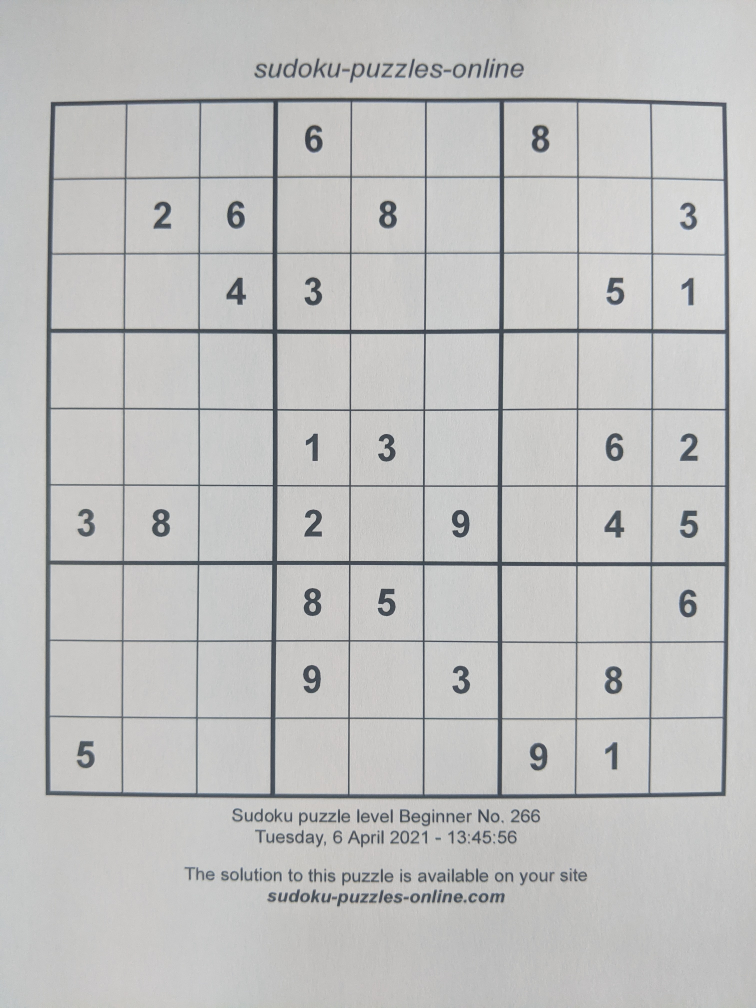
#> input picture datasets/antrenare/clasic/02.jpg, 3024 x 4032 px (shown at 1/4 size)
$ python -i utils.py   (imports and definitions only)
#> lines starting #> are read from the running program, lines starting #| are printed output that depends on the picture; after the words box and inside, x2 and y2 are one past the last pixel; in counts of white or black regions, pixels touching at a corner belong together
#> further down, picture is the input picture: shape (4032, 3024, 3); mean B, G, R 191.9, 192.5, 192.3
import cv2 as cv
import numpy as np

# [4 lines left out: function show_image, not called in this run]

def normalize(img):
    noise = cv.dilate(img, np.ones((7,7),np.uint8))
    blur = cv.medianBlur(noise, 21)
    res = 255 - cv.absdiff(img, blur)
    no_shdw = cv.normalize(res,None, alpha=0, beta=255, norm_type=cv.NORM_MINMAX)
    return no_shdw

def preprocess_image(image):
    image = cv.cvtColor(image, cv.COLOR_BGR2GRAY)

    normalized = normalize(image)

    image_m_blur = cv.medianBlur(normalized, 3)
    # kernel_size = 3

    image_g_blur = cv.GaussianBlur(image_m_blur, (0, 0), 7)
    # kernel_size = (0, 0) (if it s 0, it s computed from sigma)
    # std_deviation = 5

    image_sharpened = cv.addWeighted(image_m_blur, 1.9, image_g_blur, -0.9, 0)
    # last arg = scalar added to each sum

    _, thresh = cv.threshold(image_sharpened, 180, 255, cv.THRESH_BINARY)
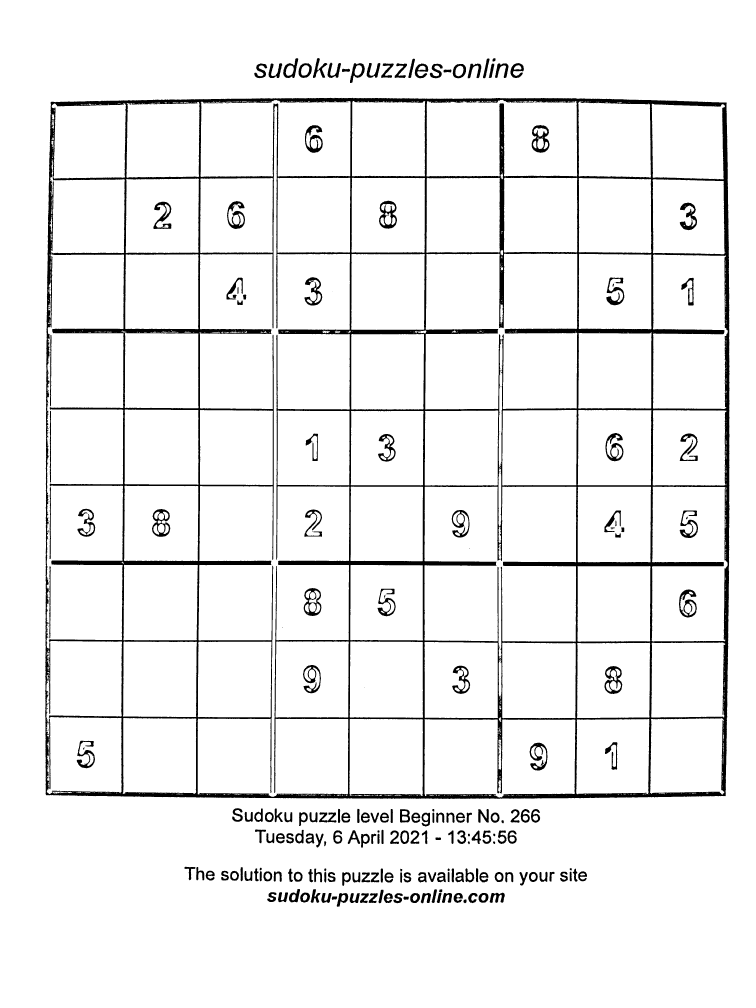
#> thresh: shape (4032, 3024) (shown at 1/4 size); 94% white; 325 black regions (120 under 20 px), largest, box (x1, y1, x2, y2) and area: (181, 391, 2918, 3196) 527777, (2127, 500, 2198, 611) 3597, (1516, 803, 1588, 915) 3483
    # [8 lines of commented-out code are left out]

    kernel = np.ones((4, 4), np.uint8)

    eroded = cv.erode(thresh, kernel)
#> eroded: shape (4032, 3024); 91.5% white; 197 black regions (1 under 20 px), largest, box (x1, y1, x2, y2) and area: (180, 390, 2920, 3198) 740137, (1515, 802, 1590, 917) 5140, (2126, 499, 2200, 613) 5126

    # I also applied the Sobel filter to get a look
    sobelX = cv.Sobel(eroded, ddepth=cv.CV_32F, dx=1, dy=0)
    sobelY = cv.Sobel(eroded, ddepth=cv.CV_32F, dx=0, dy=1)
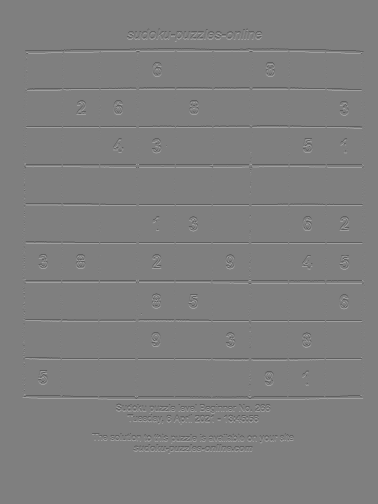
#> sobelY: shape (4032, 3024) float32 (shown at 1/8 size); min -1020, max 1020, mean 0; drawn with min black and max white
    sobelX = cv.convertScaleAbs(sobelX)
#> sobelX: shape (4032, 3024); 2.2% white in thin lines or dots, all inside (x1, y1, x2, y2) = (179, 230, 2921, 3630)
    sobelY = cv.convertScaleAbs(sobelY)
    # combine the gradient representations into a single image
    sobel = cv.addWeighted(sobelX, 0.5, sobelY, 0.5, 0)
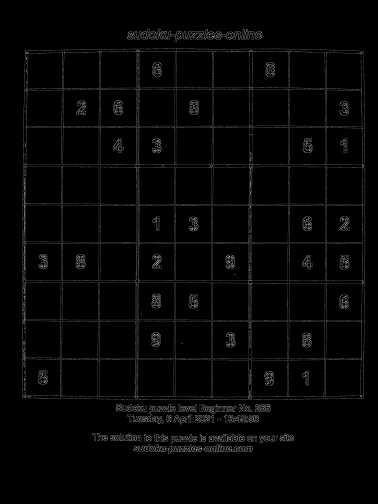
#> sobel: shape (4032, 3024) (shown at 1/8 size); min 0, max 255, mean 5.2
    # just to take a look at the gradients
    # print(labels)

    edges = cv.Canny(eroded, 20, 150)
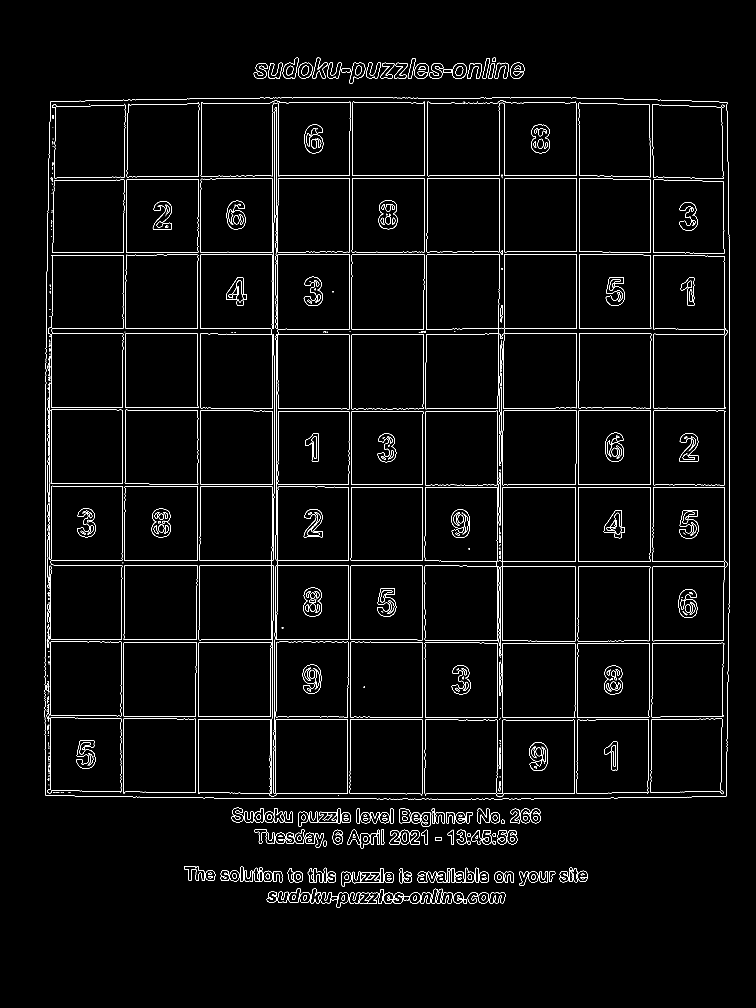
#> edges: shape (4032, 3024) (shown at 1/4 size); 1.4% white in thin lines or dots, all inside (x1, y1, x2, y2) = (179, 230, 2920, 3629)
    # [12 lines of commented-out code are left out]

    contours, _ = cv.findContours(
        edges,  cv.RETR_EXTERNAL, cv.CHAIN_APPROX_SIMPLE)
#> contours = 495 contours, 287 with area under 20; largest, box (x1, y1, x2, y2) and area: (792, 428, 1399, 3186) 874432, (1699, 1948, 2304, 2565) 345904, (1702, 1016, 2308, 1637) 345892, (2608, 1948, 2909, 2565) 169410, (803, 402, 1401, 706) 166582

    max_area = 0

    for i in range(len(contours)):
        if(len(contours[i]) > 3):
            possible_top_left = None
            possible_bottom_right = None
            for point in contours[i].squeeze():
                if possible_top_left is None or point[0] + point[1] < possible_top_left[0] + possible_top_left[1]:
                    possible_top_left = point

                if possible_bottom_right is None or point[0] + point[1] > possible_bottom_right[0] + possible_bottom_right[1]:
                    possible_bottom_right = point

            diff = np.diff(contours[i].squeeze(), axis=1)
            possible_top_right = contours[i].squeeze()[np.argmin(diff)]
            possible_bottom_left = contours[i].squeeze()[np.argmax(diff)]
            if cv.contourArea(np.array([[possible_top_left], [possible_top_right], [possible_bottom_right], [possible_bottom_left]])) > max_area:
                max_area = cv.contourArea(np.array([[possible_top_left], [possible_top_right], [
                                          possible_bottom_right], [possible_bottom_left]]))
                top_left = possible_top_left
                bottom_right = possible_bottom_right
                top_right = possible_top_right
                bottom_left = possible_bottom_left
#> this loop made 495 passes
#> (max_area, top_left, bottom_right, top_right, bottom_left) on passes 2, 5, 7, 11, 12, 16, 17: (175, [1855, 3598], [1865, 3613], [1867, 3597], [1853, 3611]), (296, [1615, 3585], [1634, 3600], [1636, 3585], [1613, 3598]), (303, [1328, 3585], [1348, 3598], [1350, 3585], [1328, 3601]), (1049.5, [1584, 3573], [1605, 3610], [1612, 3576], [1574, 3609]), (1272.5, [1480, 3573], [1505, 3613], [1512, 3572], [1474, 3613]), (1397.5, [1775, 3571], [1804, 3612], [1809, 3574], [1767, 3611]), (1400, [1691, 3571], [1719, 3613], [1724, 3574], [1682, 3611])
#> after the loop, bottom_left = [183, 3182]; bottom_right = [2903, 3186]; max_area = 7531300; top_left = [203, 406]; top_right = [2908, 409]

    # [7 lines of commented-out code are left out]

    corners = np.asarray([top_left, top_right, bottom_left, bottom_right], dtype="float32")
#> corners = [[203, 406], [2908, 409], [183, 3182], [2903, 3186]]
    return corners

def detect_sudoku(img):
    corners = preprocess_image(img.copy())
    top_left, top_right, bottom_left, bottom_right = corners
#> top_left = [203, 406]; top_right = [2908, 409]; bottom_left = [183, 3182]; bottom_right = [2903, 3186]

    # calculating the length of each edge and picking the maximum
    # width and height
    width_bottom = np.sqrt(((bottom_right[0] - bottom_left[0])
                            ** 2) + ((bottom_right[1] - bottom_left[1]) ** 2))
#> width_bottom = 2720
    width_top = np.sqrt(((top_right[0] - top_left[0]) ** 2) +
                        ((top_right[1] - top_left[1]) ** 2))
#> width_top = 2705
    width = max(int(width_top), int(width_bottom))
#> width = 2720

    height_right = np.sqrt(((top_right[0] - bottom_right[0]) ** 2) +
                           ((top_right[1] - bottom_right[1]) ** 2))
#> height_right = 2777
    height_left = np.sqrt(((top_left[0] - bottom_left[0]) ** 2) +
                          ((top_left[1] - bottom_left[1]) ** 2))
#> height_left = 2776.1
    height = max(int(height_left), int(height_right))
#> height = 2777

    dimensions = np.array([[0, 0], [width - 1, 0], [0, height - 1],
                          [width - 1, height - 1]], dtype="float32")
#> dimensions = [[0, 0], [2719, 0], [0, 2776], [2719, 2776]]

    transform = cv.getPerspectiveTransform(corners, dimensions)
#> transform = [[1.01, 0.00725, -207.2], [-0.00112, 1.01, -408.4], [1.28e-07, 2e-06, 1]]
    return cv.warpPerspective(img, transform, (width, height))
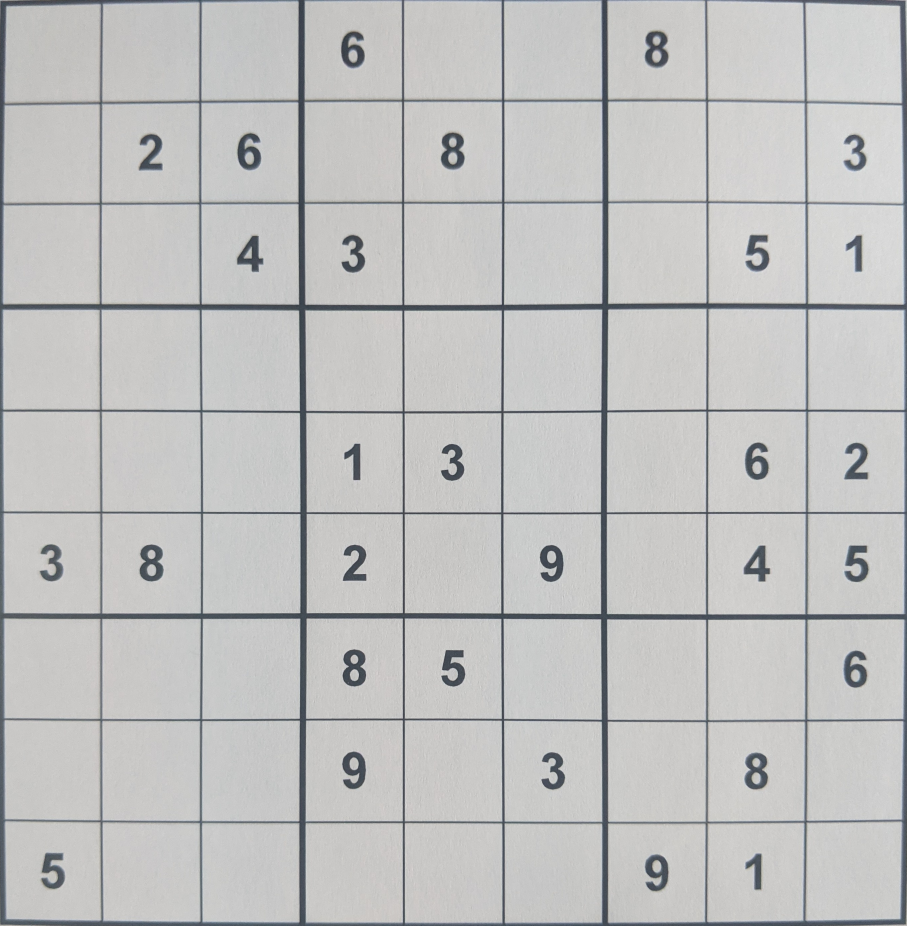
#> returned value: shape (2777, 2720, 3) (shown at 1/3 size); mean of channels 0, 1, 2 192.1, 192.6, 192.3; drawn as B, G, R

# [66 lines left out: functions extract_cells, sobel_gradients, get_binary_labels, get_digit_labels, not called in this run]

>>> import cv2
>>> picture = cv2.imread('../datasets/antrenare/clasic/02.jpg')
>>> result = detect_sudoku(picture)

$ run again, on datasets/antrenare/clasic/03.jpg
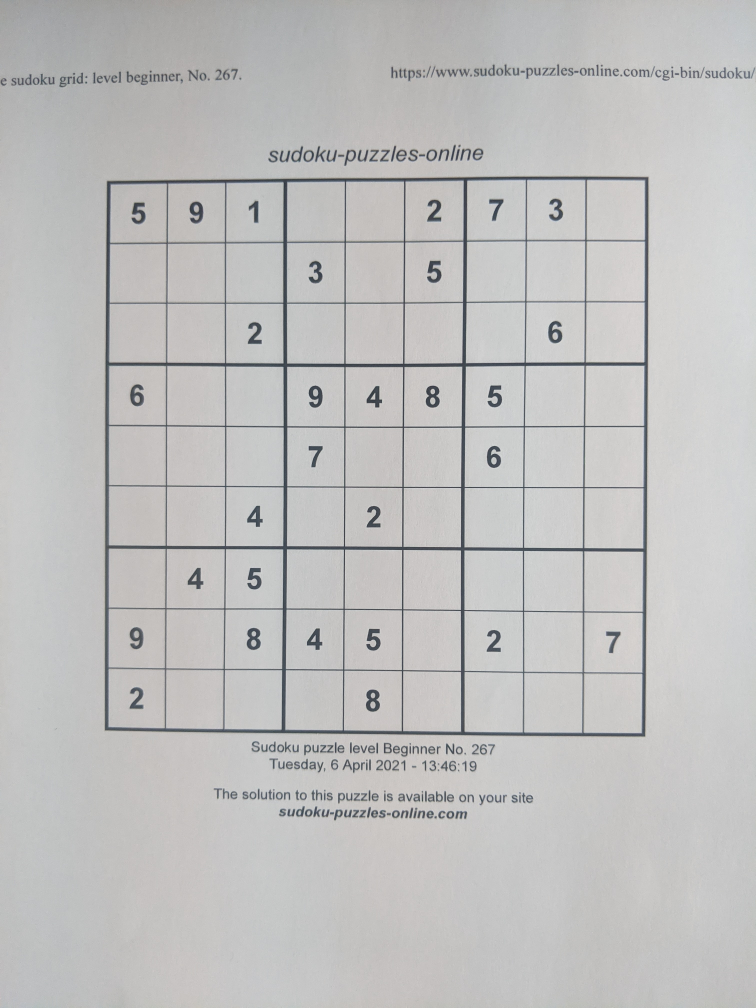
#> input picture datasets/antrenare/clasic/03.jpg, 3024 x 4032 px (shown at 1/4 size)
#> picture is the input picture: shape (4032, 3024, 3); mean B, G, R 190.7, 191.2, 191.6
#> in preprocess_image, `_, thresh = cv.threshold(image_sharpened, 180, 255, cv.THRESH_BINARY)`:
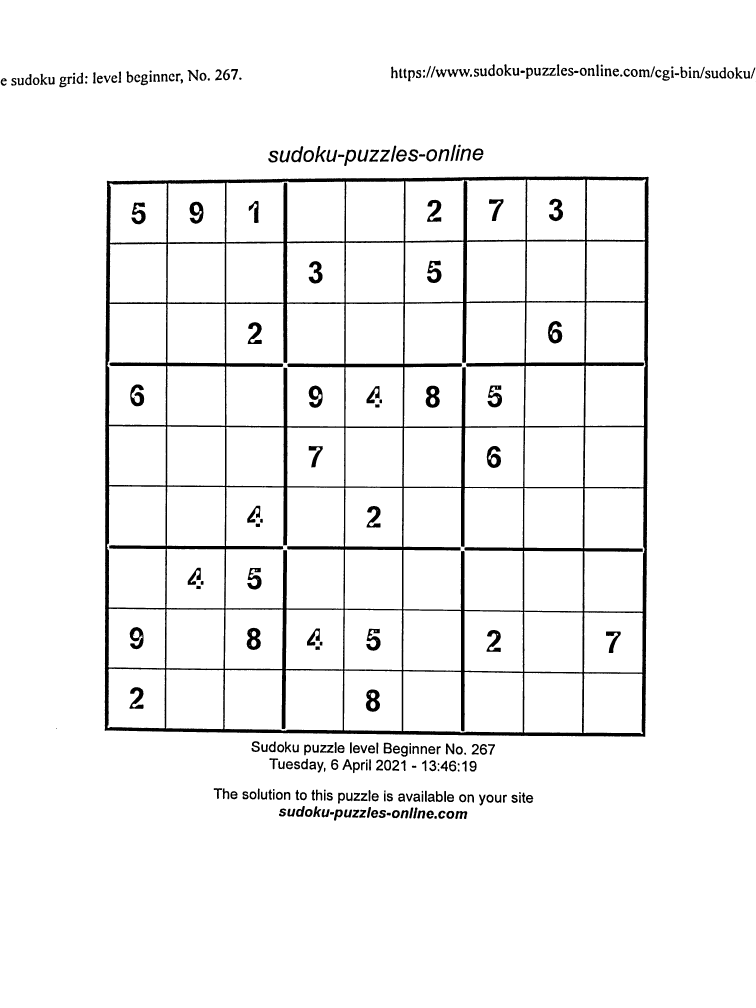
#> thresh: shape (4032, 3024) (shown at 1/4 size); 95.3% white; 291 black regions (5 under 20 px), largest, box (x1, y1, x2, y2) and area: (419, 706, 2595, 2947) 387662, (1703, 1543, 1759, 1631) 3184, (1463, 2758, 1520, 2847) 3172
#> eroded: shape (4032, 3024); 93.5% white; 265 black regions (1 under 20 px), largest, box (x1, y1, x2, y2) and area: (418, 705, 2597, 2949) 522350, (1462, 2757, 1522, 2849) 3983, (1702, 1542, 1761, 1633) 3954
#> edges: shape (4032, 3024); 1.1% white in thin lines or dots, all inside (x1, y1, x2, y2) = (1, 254, 3024, 3285)
#> contours = 368 contours, 193 with area under 20; largest, box (x1, y1, x2, y2) and area: (417, 704, 2597, 2949) 4829524, (1163, 582, 1215, 651) 2190, (1375, 597, 1426, 666) 2160, (1211, 598, 1258, 651) 1918, (1888, 592, 1936, 644) 1912
#> the loop in preprocess_image, `for i in range(len(contours)):` made 368 passes
#> (max_area, top_left, bottom_right, top_right, bottom_left) on passes 4, 28, 30: (234, [1436, 3263], [1461, 3272], [1463, 3263], [1436, 3272]), (1472, [1825, 3243], [1866, 3277], [1869, 3245], [1821, 3277]), (1667.5, [1757, 3245], [1812, 3274], [1816, 3246], [1756, 3275])
#> after the loop in preprocess_image, `for i in range(len(contours)):`: bottom_left = [417, 2923]; bottom_right = [2582, 2948]; max_area = 4812967; top_left = [427, 722]; top_right = [2596, 707]
#> in preprocess_image, `corners = np.asarray([top_left, top_right, bottom_left, bottom_right],..`: corners = [[427, 722], [2596, 707], [417, 2923], [2582, 2948]]
#> in detect_sudoku, `top_left, top_right, bottom_left, bottom_right = corners`: top_left = [427, 722]; top_right = [2596, 707]; bottom_left = [417, 2923]; bottom_right = [2582, 2948]
#> width_bottom = 2165.1
#> width_top = 2169.1
#> width = 2169
#> height_right = 2241
#> height_left = 2201
#> height = 2241
#> dimensions = [[0, 0], [2168, 0], [0, 2240], [2168, 2240]]
#> transform = [[1.02, 0.00464, -439.3], [0.00705, 1.02, -738.8], [8.41e-06, -7.5e-07, 1]]
#> in detect_sudoku, `return cv.warpPerspective(img, transform, (width, height))`:
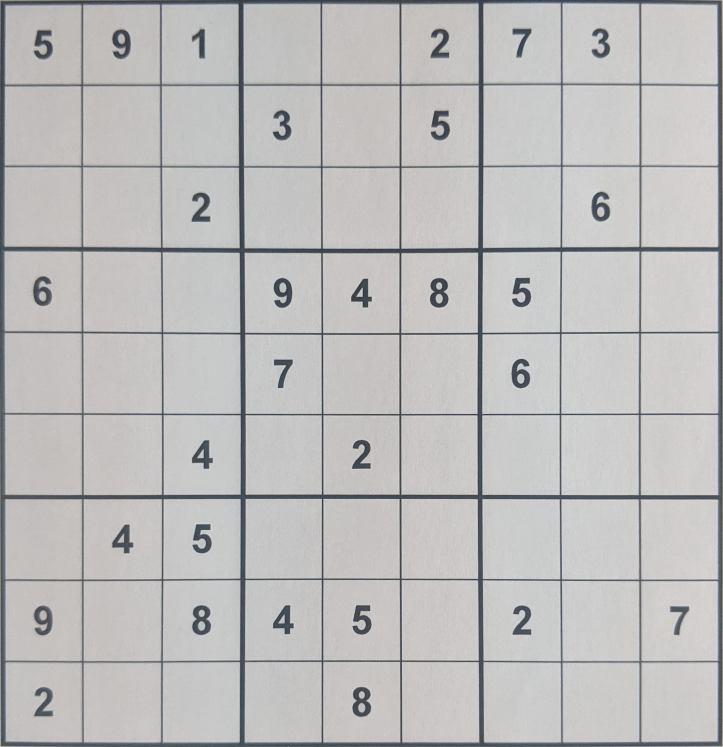
#> returned value: shape (2241, 2169, 3) (shown at 1/3 size); mean of channels 0, 1, 2 188, 188.3, 188.9; drawn as B, G, R
